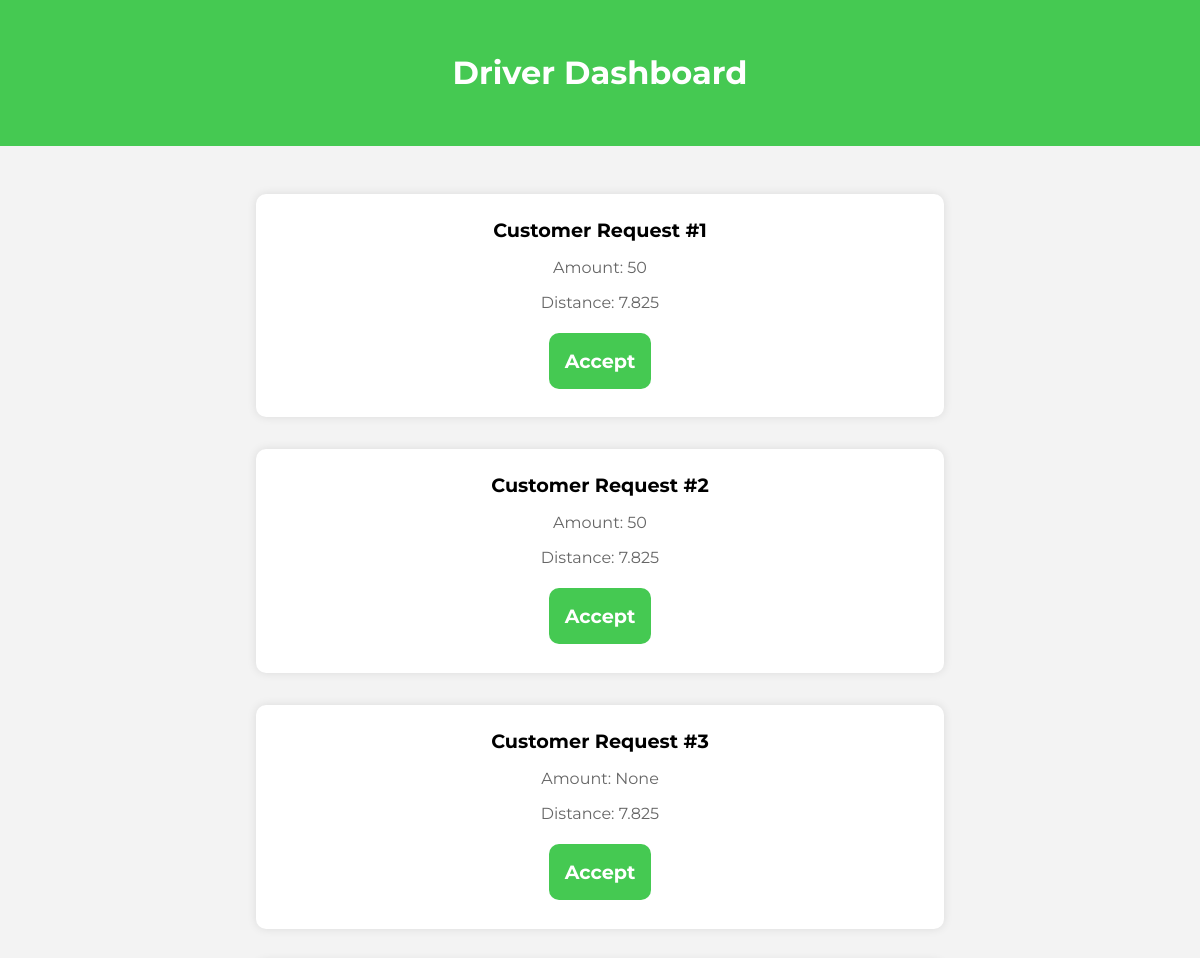
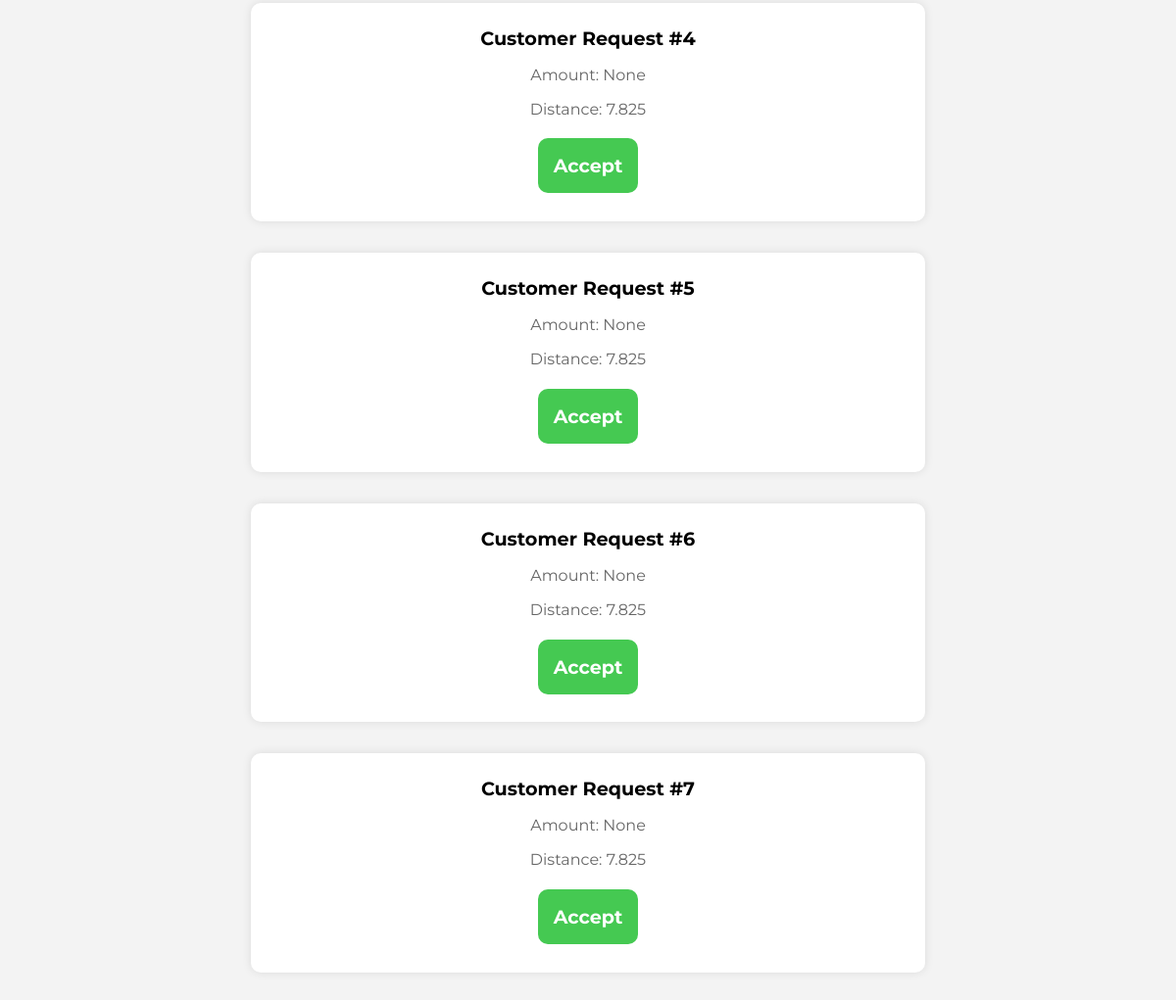
The app's page /dashboard/ (signed in), older data (2 pictures, top to bottom).
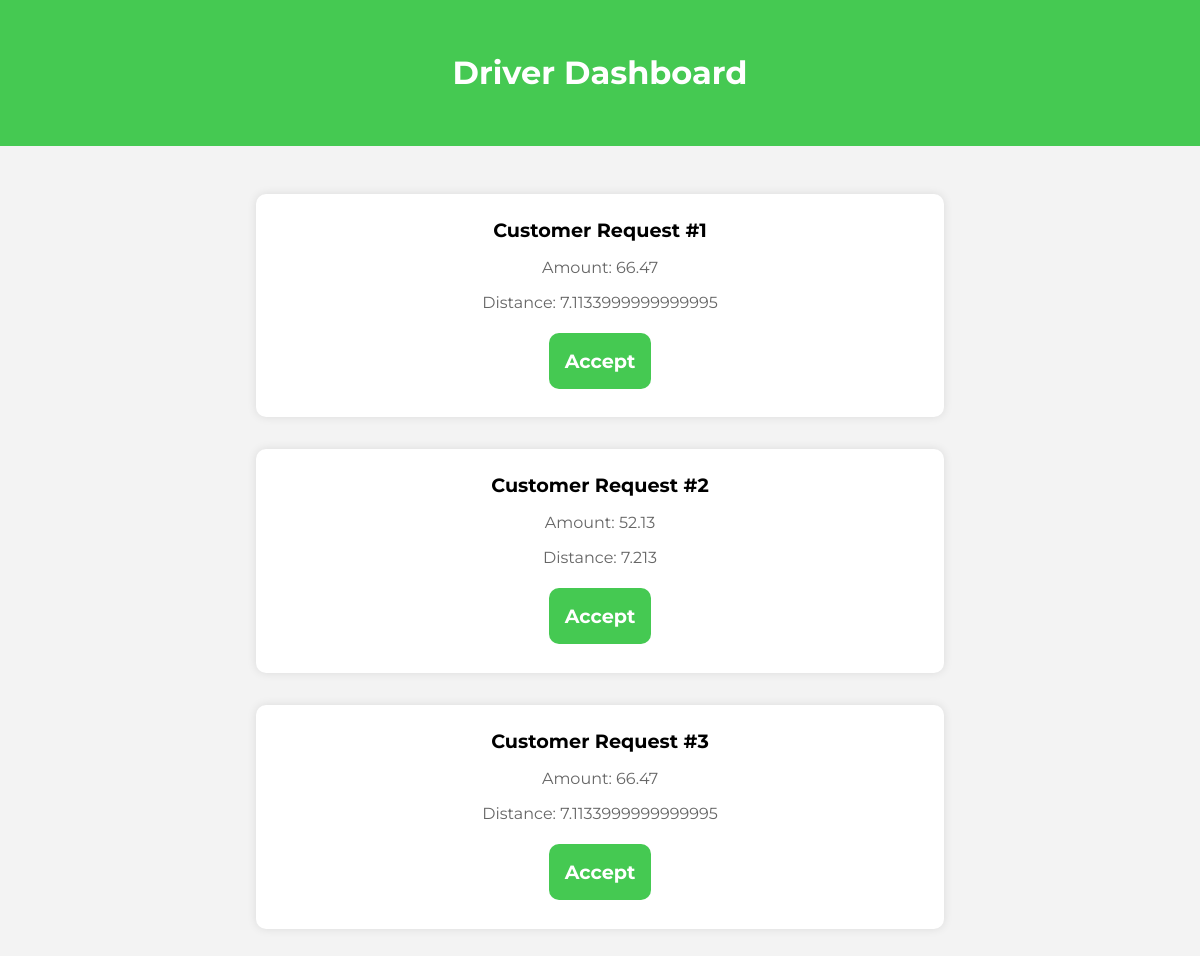
The same page, newer data.
### main/models.py (models this page shows)
class Offers(models.Model):
    is_active = models.BooleanField(default=True)
    distance = models.FloatField()
    fromCoordinatesLat = models.DecimalField(max_digits=9, decimal_places=6)
    fromCoordinatesLong = models.DecimalField(max_digits=9, decimal_places=6)
    request_id = models.CharField(max_length=100, unique=True,null = True)
    final_price = models.CharField(max_length=10,blank=True,null=True)
    is_accepted = models.BooleanField(default=False)
    driver_id = models.CharField(blank=True,null=True,max_length=50)
    user_id = models.CharField(blank=True,null=True,max_length=50)

### main/views.py (the view)
# urls.py: path('dashboard/', views.dashboard_view, name='dashboard'),
@login_required
def dashboard_view(request):
    user = User.objects.get(email=request.user)
    firstname = user.first_name
    id = user.id
    profile = {"first_name": firstname,'user_id':id}
    if user.is_driver:
        print("Hello driver")
        offers = Offers.objects.filter(is_active = True, is_accepted = False)
        profile = [{'price': obj.final_price, 'distance': obj.distance,'lat':obj.fromCoordinatesLat,'lon':obj.fromCoordinatesLong,'requestId':obj.request_id} for obj in offers]
        return render(request, 'registration/driver_dashboard.html', {'profile':{'first_name':firstname,'id':id},'items': profile})
    return render(request, 'registration/dashboard.html', {'profile': profile})

### accountConfig/models.py (called while the page is built)
    def __str__(self):
        return self.email

### main/templates/registration/driver_dashboard.html (shortened to what this page needs)
{% load static %}
<!DOCTYPE html>
<html lang="en">
<head>
    <link rel="stylesheet" href="https://cdnjs.cloudflare.com/ajax/libs/font-awesome/6.4.2/css/all.min.css">
</head>
<body>
    <header>
        <h1>Driver Dashboard</h1>
    </header>
    <div class="dashboard-container">
        {% for item in items %}
    <div class="request-card">
        <h2>Customer Request #{{ forloop.counter }}</h2>
        <p>Amount: {{ item.price }}</p>
        <p>Distance: {{ item.distance }}</p>
        <button class="btn accept-btn" onclick="viewMap({{ item.lat }}, {{ item.lon }},{{ item.request_id }})">Accept</button>
    </div>
{% endfor %}
    </div>
</body>
</html>

Row changes from the older to the newer data that the page shows:
removed Offers: price "50", distance "7.825"
removed Offers: price "50", distance "7.825"
removed Offers: distance "7.825"
removed Offers: distance "7.825"
removed Offers: distance "7.825"
removed Offers: distance "7.825"
removed Offers: distance "7.825"
added Offers: price "66.47", distance "7.1133999999999995"
added Offers: price "52.13", distance "7.213"
added Offers: price "66.47", distance "7.1133999999999995"
Text that changed along with them:
new list line: "Customer Request # 1 Amount: Distance: Accept"
new list line: "Customer Request # 2 Amount: Distance: Accept"
new list line: "Customer Request # 3 Amount: Distance: Accept"
list line gone: "Customer Request # 1 Amount: Distance: Accept"
list line gone: "Customer Request # 2 Amount: Distance: Accept"
list line gone: "Customer Request # 3 Amount: None Distance: Accept"
list line gone: "Customer Request # 4 Amount: None Distance: Accept"
list line gone: "Customer Request # 5 Amount: None Distance: Accept"
list line gone: "Customer Request # 6 Amount: None Distance: Accept"
list line gone: "Customer Request # 7 Amount: None Distance: Accept"
